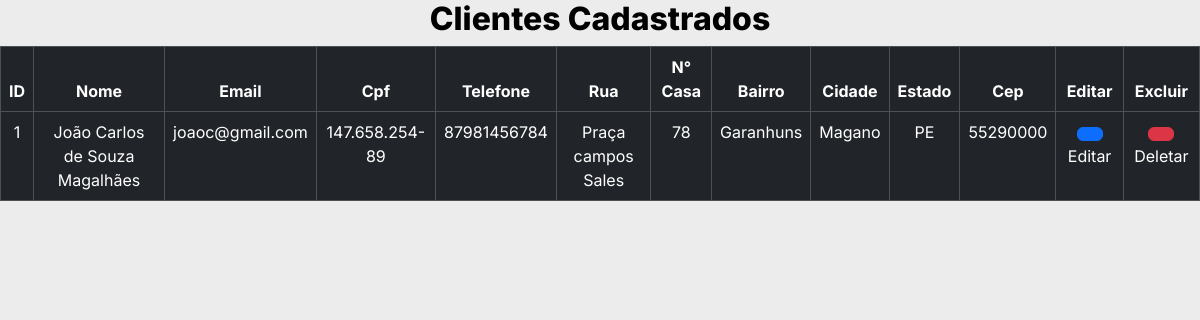
Page /clientes_cadastrados on the committed database.
### tables this page shows
CREATE TABLE "clientes"(
        "ID_clientes" INTEGER PRIMARY KEY AUTOINCREMENT,
        "nome"      TEXT,
        "email"     TEXT,
        "cpf"       TEXT,
        "telefone"  TEXT,
        "rua"       TEXT,
        "numero"    TEXT,
        "bairro"    TEXT,
        "cidade"    TEXT,
        "estado"    TEXT,
        "cep"       TEXT
        );

### cliente.py (the view)
@bp_clientes.route('/clientes_cadastrados')
def clientes_cadastrados():
    con = sql.connect("goservice.db")
    con.row_factory = sql.Row
    cur = con.cursor()
    cur.execute("select * from clientes")
    data = cur.fetchall()
    return render_template('clientes/cadastrados.html', dados=data)

### templates/clientes/cadastrados.html (shortened to what this page needs)
{% extends 'clientes/base/base_cadastrados.html' %}
{% block customCSS %}
<link rel="stylesheet" href="{{ url_for('static', filename='css/estilosCli/estilo_lista.css') }}">
{% endblock %}
{% block body %}
  <h3 class="titulo__pagina">Clientes Cadastrados</h3>
  <table class="table table-bordered table-dark bg-dark tabela">
    <thead>
      <tr>
        <th scope="col">ID</th>
        <th scope="col">Nome</th>
        <th scope="col">Email</th>
        <th scope="col">Cpf</th>
        <th scope="col">Telefone</th>
        <th scope="col">Rua</th>
        <th scope="col">N° Casa</th>
        <th scope="col">Bairro</th>
        <th scope="col">Cidade</th>
        <th scope="col">Estado</th>
        <th scope="col">Cep</th>
        <th scope="col">Editar</th>
        <th scope="col">Excluir</th>
      </tr>
    </thead>
    <tbody>
        {% for row in dados %}
      <tr>
        <td>{{loop.index}}</td>
        <td>{{row.NOME}}</td>
        <td>{{row.EMAIL}}</td>
        <td>{{row.CPF}}</td>
        <td>{{row.TELEFONE}}</td>
        <td>{{row.RUA}}</td>
        <td>{{row.NUMERO}}</td>
        <td>{{row.BAIRRO}}</td>
        <td>{{row.CIDADE}}</td>
        <td>{{row.ESTADO}}</td>
        <td>{{row.CEP}}</td>
        <td><a href="{{url_for('clientes.edit_user', idCli=row.ID_clientes)}}" class="btn btn-primary"></a>Editar</td>
        <td><a href="{{url_for('clientes.delete_user', idCli=row.ID_clientes)}}" class="btn btn-danger" onclick="return confirm('Tem certeza que deseja apagar?')"></a>Deletar</td>
      </tr>
      {% endfor %}
    </tbody>
</table>
{% endblock %}

### static/css/estilosCli/estilo_lista.css (style rules this page uses)
:root { --cor-preta: #000; --cor-branca: #FFF; --cor-cinza: #ECECEC; --cor-cinza-escuro: #CBC8C8; --fonte-inter: 'Inter', sans-serif; }
* { margin: 0; padding: 0; box-sizing: border-box; }
body { font-family: 'Inter', sans-serif; background-color: var(--cor-cinza); color: var(--cor-preta); }
.titulo__pagina { text-align: center; font-size: 32px; font-weight: 800; }
th,td { text-align: center; }

### rows in the picture
clientes: NOME "João Carlos de Souza Magalhães", EMAIL "joaoc@gmail.com", CPF "147.658.254-89", TELEFONE "87981456784", RUA "Praça campos Sales", NUMERO "78", BAIRRO "Garanhuns", CIDADE "Magano", ESTADO "PE", CEP "55290000"
